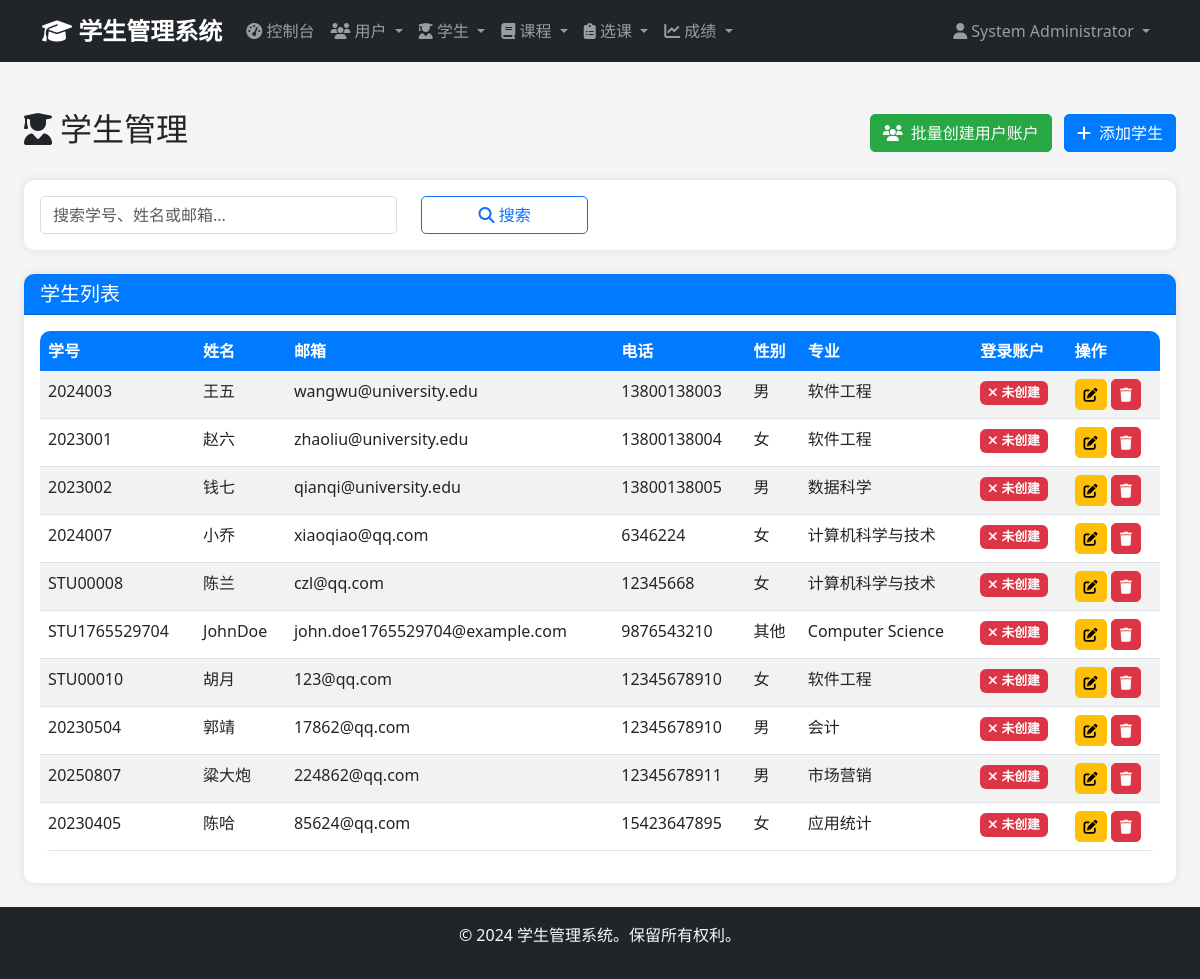
Page /admin/students (signed in) on the earlier database version.
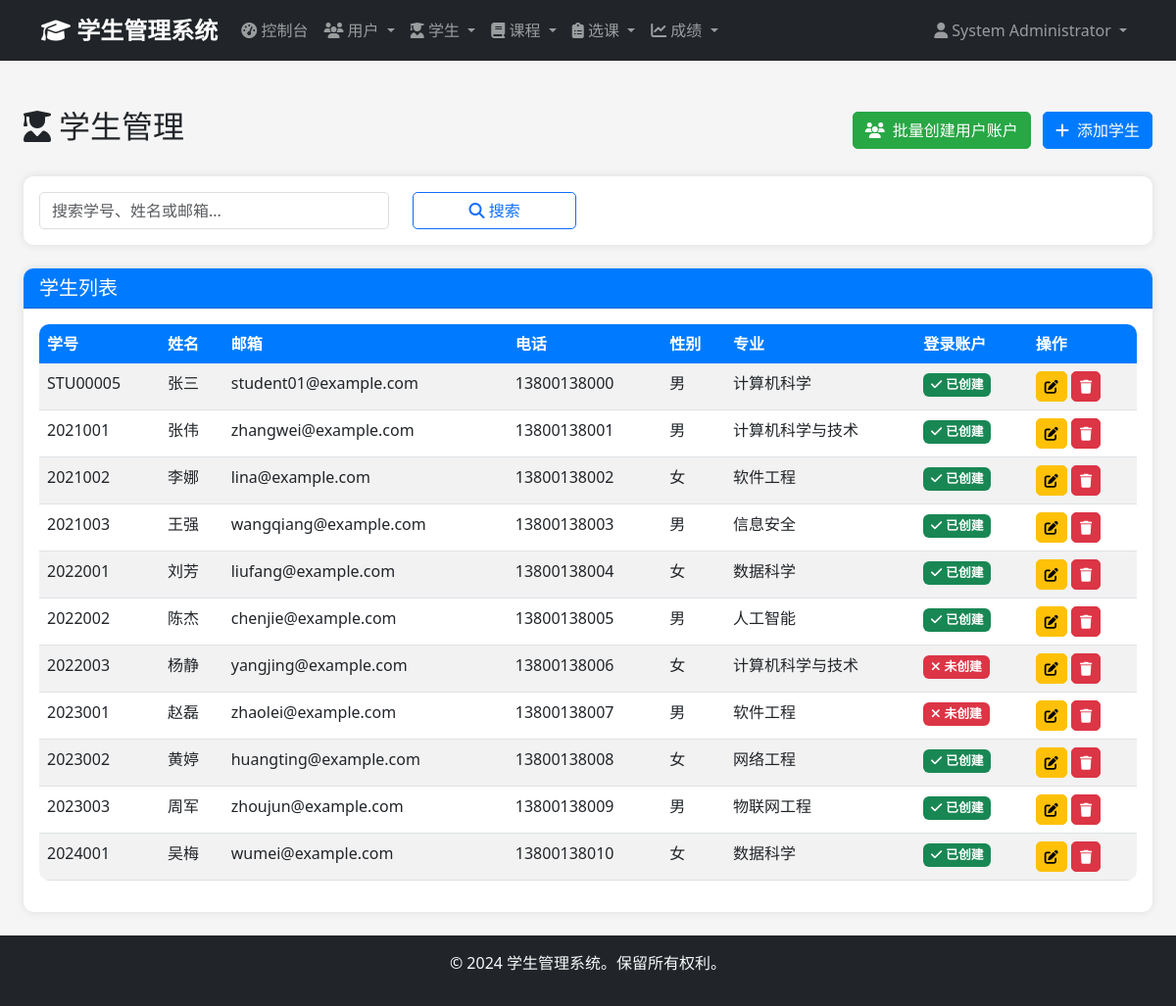
Same page on the later database version.
### app/models/student.py (models this page shows, shortened)
class Student(db.Model):
    __tablename__ = 'students'
    id = db.Column(db.Integer, primary_key=True)
    student_id = db.Column(db.String(20), unique=True, nullable=False)
    first_name = db.Column(db.String(50), nullable=False)
    last_name = db.Column(db.String(50), nullable=False)
    birth_date = db.Column(db.Date)
    gender = db.Column(db.Enum('Male', 'Female', 'Other', name='gender'))
    email = db.Column(db.String(100), unique=True, nullable=False)
    phone = db.Column(db.String(20))
    address = db.Column(db.Text)
    major = db.Column(db.String(100))
    enrollment_year = db.Column(db.Integer)
    created_at = db.Column(db.DateTime, default=datetime.utcnow)
    updated_at = db.Column(db.DateTime, default=datetime.utcnow, onupdate=datetime.utcnow)
    enrollments = db.relationship('Enrollment', backref='student', lazy='dynamic', cascade='all, delete-orphan')

### app/views/admin.py (the view, shortened to what this page needs)
@admin_bp.route('/students')
@login_required
@admin_required
def students():
    page = request.args.get('page', 1, type=int)
    search = request.args.get('search', '')
    query = Student.query
    students = query.paginate(
        page=page,
        per_page=20,
        error_out=False
    )
    user_emails = set(user.email for user in User.query.filter_by(role='student').all())
    return render_template('admin/students/index.html', students=students, search=search, user_emails=user_emails)

### app/models/user.py (called while the page is built)
    def is_admin(self):
        return self.role == 'admin'

### app/views/auth.py (called while the page is built)
def admin_required(f):
    @wraps(f)
    def decorated_function(*args, **kwargs):
        if not current_user.is_authenticated or not current_user.is_admin():
            flash('访问被拒绝。需要管理员权限。', 'error')
            return redirect(url_for('auth.login'))
        return f(*args, **kwargs)
    return decorated_function

### app/templates/admin/students/index.html (shortened to what the changed rows need)
{% extends "base.html" %}
{% block content %}
<div class="container-fluid mt-4">
    <div class="d-flex justify-content-between align-items-center mb-4">
        <div class="d-flex align-items-center">
            <h2>
                <i class="fas fa-user-graduate me-2"></i>学生管理
            </h2>
        </div>
    </div>
    <div class="card">
        <div class="card-body">
            {% if students %}
            <div class="table-responsive">
                <table class="table table-striped">
                    <thead>
                        <tr>
                            <th>学号</th>
                            <th>姓名</th>
                            <th>邮箱</th>
                            <th>电话</th>
                            <th>性别</th>
                            <th>专业</th>
                            <th>登录账户</th>
                            <th>操作</th>
                        </tr>
                    </thead>
                    <tbody>
                        {% for student in students %}
                        <tr>
                            <td>{{ student.student_id }}</td>
                            <td>{{ student.first_name }}{{ student.last_name }}</td>
                            <td>{{ student.email }}</td>
                            <td>{{ student.phone or '-' }}</td>
                            <td>
                                {% if student.gender == 'Male' %}男
                                {% elif student.gender == 'Female' %}女
                                {% else %}其他{% endif %}
                            </td>
                            <td>{{ student.major or '-' }}</td>
                            <td>
                                {% if student.email in user_emails %}
                                    <span class="badge bg-success">
                                        <i class="fas fa-check me-1"></i>已创建
                                    </span>
                                {% else %}
                                    <span class="badge bg-danger">
                                        <i class="fas fa-times me-1"></i>未创建
                                    </span>
                                {% endif %}
                            </td>
                            <td>
                                <a href="{{ url_for('admin.edit_student', student_id=student.id) }}"
                                   class="btn btn-sm btn-warning" title="编辑">
                                    <i class="fas fa-edit"></i>
                                </a>
                                <button type="button" class="btn btn-sm btn-danger delete-student"
                                        data-id="{{ student.id }}" data-name="{{ student.first_name }}{{ student.last_name }}" title="删除">
                                    <i class="fas fa-trash"></i>
                                </button>
                            </td>
                        </tr>
                        {% endfor %}
                    </tbody>
                </table>
            </div>
            {% endif %}
        </div>
    </div>
</div>
{% endblock %}

Differences in the rows shown:
removed Student: student_id "2024003", first_name "王", last_name "五", email "wangwu@university.edu", phone "13800138003", gender "男", major "软件工程", shows "未创建"
removed Student: student_id "2023001", first_name "赵", last_name "六", email "zhaoliu@university.edu", phone "13800138004", gender "女", major "软件工程", shows "未创建"
removed Student: student_id "2023002", first_name "钱", last_name "七", email "qianqi@university.edu", phone "13800138005", gender "男", major "数据科学", shows "未创建"
removed Student: student_id "2024007", first_name "小", last_name "乔", email "xiaoqiao@qq.com", phone "6346224", gender "女", major "计算机科学与技术", shows "未创建"
removed Student: student_id "STU00008", first_name "陈", last_name "兰", email "czl@qq.com", phone "12345668", gender "女", major "计算机科学与技术", shows "未创建"
removed Student: student_id "STU1765529704", first_name "John", last_name "Doe", email "john.doe1765529704@example.com", phone "9876543210", shows "其他", major "Computer Science", shows "未创建"
removed Student: student_id "STU00010", first_name "胡", last_name "月", email "123@qq.com", phone "12345678910", gender "女", major "软件工程", shows "未创建"
removed Student: student_id "20230504", first_name "郭", last_name "靖", email "17862@qq.com", phone "12345678910", gender "男", major "会计", shows "未创建"
removed Student: student_id "20250807", first_name "粱", last_name "大炮", email "224862@qq.com", phone "12345678911", gender "男", major "市场营销", shows "未创建"
removed Student: student_id "20230405", first_name "陈", last_name "哈", email "85624@qq.com", phone "15423647895", gender "女", major "应用统计", shows "未创建"
added Student: student_id "STU00005", first_name "张三", email "student01@example.com", phone "13800138000", gender "男", major "计算机科学", shows "已创建"
added Student: student_id "2021001", first_name "张", last_name "伟", email "zhangwei@example.com", phone "13800138001", gender "男", major "计算机科学与技术", shows "已创建"
added Student: student_id "2021002", first_name "李", last_name "娜", email "lina@example.com", phone "13800138002", gender "女", major "软件工程", shows "已创建"
added Student: student_id "2021003", first_name "王", last_name "强", email "wangqiang@example.com", phone "13800138003", gender "男", major "信息安全", shows "已创建"
added Student: student_id "2022001", first_name "刘", last_name "芳", email "liufang@example.com", phone "13800138004", gender "女", major "数据科学", shows "已创建"
added Student: student_id "2022002", first_name "陈", last_name "杰", email "chenjie@example.com", phone "13800138005", gender "男", major "人工智能", shows "已创建"
added Student: student_id "2022003", first_name "杨", last_name "静", email "yangjing@example.com", phone "13800138006", gender "女", major "计算机科学与技术", shows "未创建"
added Student: student_id "2023001", first_name "赵", last_name "磊", email "zhaolei@example.com", phone "13800138007", gender "男", major "软件工程", shows "未创建"
added Student: student_id "2023002", first_name "黄", last_name "婷", email "huangting@example.com", phone "13800138008", gender "女", major "网络工程", shows "已创建"
added Student: student_id "2023003", first_name "周", last_name "军", email "zhoujun@example.com", phone "13800138009", gender "男", major "物联网工程", shows "已创建"
added Student: student_id "2024001", first_name "吴", last_name "梅", email "wumei@example.com", phone "13800138010", gender "女", major "数据科学", shows "已创建"
